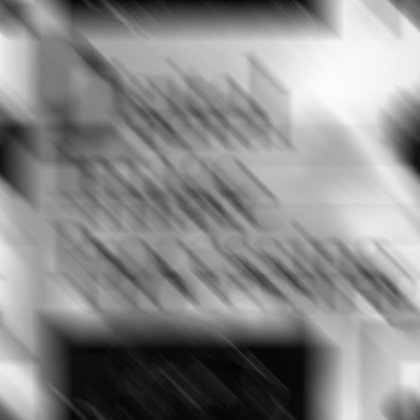
%> input picture Lab4/Q4_3_3.tiff, 420 x 420 px, shrunk from 688 x 688 before the run
$ octave Q433_11510714.m   (GNU Octave 9; MATLAB toolbox functions it lacks are replaced by stand-ins)
%> lines starting %> are read from the running program, lines starting %| are printed output that depends on the picture
% Q433_11510714
% salt-and-pepper and shaking
I=imread('Q4_3_3.tiff');
%> I is the input picture: size 420x420 uint8; min 4, max 251, mean 137.8
InputImage=double(I);
[M,N]=size(InputImage);
%> M = 420; N = 420
cent=ones(M,N);
for i=1:M
    for j=1:N
        if rem(i+j,2)==1
            cent(i,j)=-1;
        end
    end
end
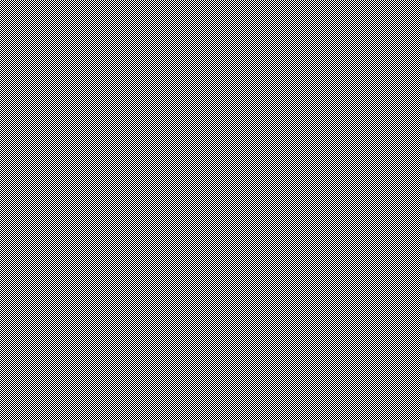
%> cent: size 420x420 double; values -1 (black) and 1 (white), 50% white in thin lines or dots
F=fft2(InputImage.*cent);

a=0.1;
b=0.1;
T=1;
H=zeros(M,N);
for u=1:M
    for v=1:N
        con=u*a+v*b;
        H(u,v)=(T/pi/(con))*sin(pi*(con))*exp(-1j*pi*con);
    end
end

K=0.000000004;
Fabs=conj(H).*H;
F2=(1./H).*(Fabs./(Fabs+K)).*F;

F3=zeros(M,N);
for u=1:M
    for v=1:N
        F3(u,v)=((abs(H(u,v))^2)/(H(u,v)*(abs(H(u,v))^2)+K))*F(u,v);
    end
end

opt3=real(ifft2(F2).*cent);
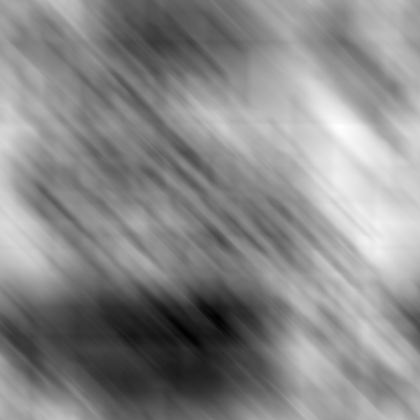
%> opt3: size 420x420 double; min -8520.5, max 54022.1, mean 25145.4; drawn with min black and max white
OutputImage1=rescale(opt3,0,255);

win2=[3,3];
a=(win2(1)-1)/2;
b=(win2(2)-1)/2;
fp2=padarray(OutputImage1,[a,b]);
f2=zeros(M,N);
for i=a+1:M+a
    for j=b+1:N+b
        win=fp2((i-a:i+a),(j-b:j+b));
        f2(i,j)=1/2*(max(max(win))+min(min(win)));
    end
end
OutputImage2=uint8(f2);

figure
subplot 221
imshow(I)
subplot 222
imshow(uint8(10*log2(1+abs(F))))
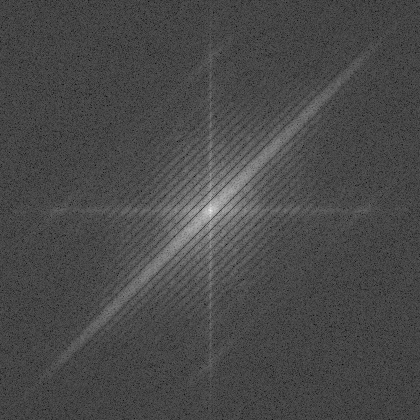
%> displayed picture: size 420x420, on the screen's scale of 0 to 255; min 5, max 245, mean 73.3
subplot 223
imshow(uint8(OutputImage1))
subplot 224
imshow(uint8(OutputImage2))
